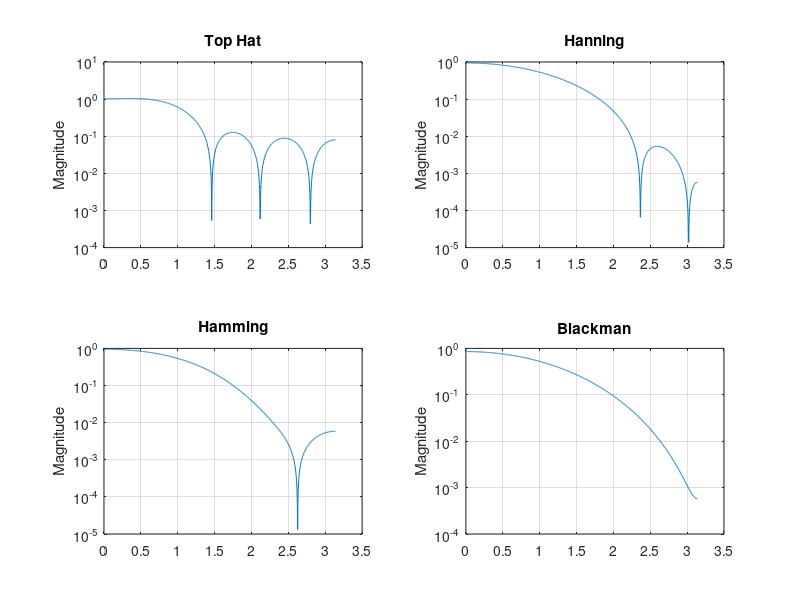

Here is the MATLAB script that generated this plot:
% Filter specifications
N = 9; % Length of the filter
wc = pi/3; % Cutoff frequency

% Compute the ideal impulse response
n = -(N-1)/2:(N-1)/2;
hd = (sin(wc*n))./(pi*n);
hd((N-1)/2 + 1) = wc/pi; % Handle n=0 case separately

% Define windows
rectangular_window = ones(1, N);
hanning_window = hanning(N)';
hamming_window = hamming(N)';
blackman_window = blackman(N)';

% Apply windows
h_rect = hd .* rectangular_window;
h_hann = hd .* hanning_window;
h_hamm = hd .* hamming_window;
h_black = hd .* blackman_window;

% Frequency response
[H_rect, w] = freqz(h_rect, 1, 1024);
[H_hann, ~] = freqz(h_hann, 1, 1024);
[H_hamm, ~] = freqz(h_hamm, 1, 1024);
[H_black, ~] = freqz(h_black, 1, 1024);

% Plotting
figure;
subplot(2,2,1);
plot(w, abs(H_rect));
title('Top Hat');
ylabel('Magnitude');
grid on;
set(gca, 'YScale', 'log');

subplot(2,2,2);
plot(w, abs(H_hann));
title('Hanning');
ylabel('Magnitude');
grid on;
set(gca, 'YScale', 'log');

subplot(2,2,3);
plot(w, abs(H_hamm));
title('Hamming');
ylabel('Magnitude');
grid on;
set(gca, 'YScale', 'log');

subplot(2,2,4);
plot(w, abs(H_black));
title('Blackman');
ylabel('Magnitude');
grid on;
set(gca, 'YScale', 'log');
